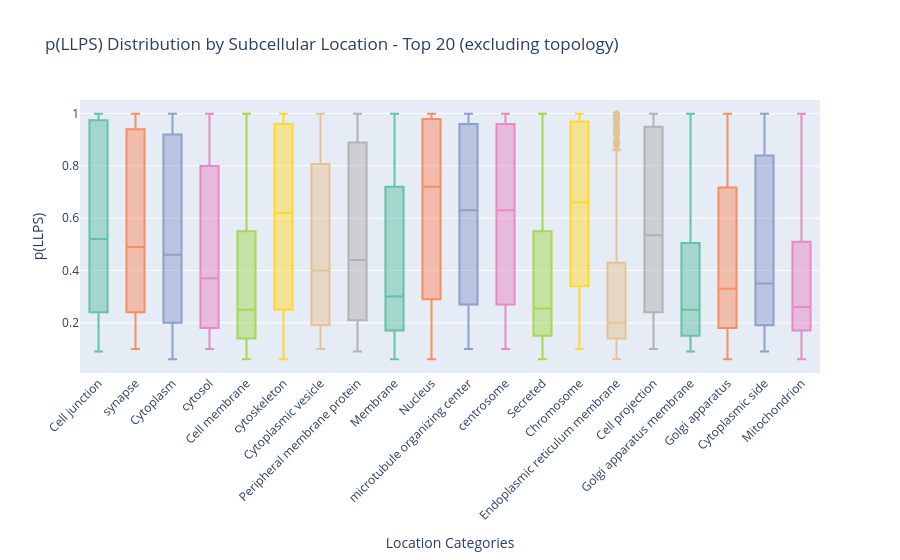

Here is the notebook cell this chart was saved with:
### Code cell
# Box plot: p(LLPS) by location - Top 20 locations by count
if 'Location Categories' in df.columns and 'p(LLPS)' in df.columns:
    print("📊 p(LLPS) Distribution by Subcellular Location (Top 20):")
    
    # Explode locations for box plot
    df_exploded = df.explode('Location Categories')
    df_exploded = df_exploded[df_exploded['Location Categories'].notna()]
    
    # Exclude membrane topology categories (Single-pass, Multi-pass, Lipid-anchor)
    exclude_pattern = 'Single-pass|Multi-pass|Lipid-anchor'
    df_exploded = df_exploded[~df_exploded['Location Categories'].astype(str).str.contains(exclude_pattern, case=False, regex=True)]
    
    # Get top 20 locations by count
    top_20_locations = df_exploded['Location Categories'].value_counts().head(20).index.tolist()
    df_exploded_top20 = df_exploded[df_exploded['Location Categories'].isin(top_20_locations)]
    
    fig = px.box(
        df_exploded_top20,
        x='Location Categories',
        y='p(LLPS)',
        title="p(LLPS) Distribution by Subcellular Location - Top 20 (excluding topology)",
        color='Location Categories',
        color_discrete_sequence=px.colors.qualitative.Set2
    )
    fig.update_layout(showlegend=False, xaxis_tickangle=-45)
    fig.show()
else:
    print("ℹ️ Required columns for box plot not available.")

### Figure 1 — Plotly figure (JSON) as saved in the notebook; plotly's stock layout.template omitted (floating-point values rounded to 4 significant figures; data arrays with more than 128 entries replaced by an {"elided": "..."} marker saying what was removed)
{"data": [{"alignmentgroup": "True", "hovertemplate": "Location Categories=%{x}<br>p(LLPS)=%{y}<extra></extra>", "legendgroup": "Cell junction", "marker": {"color": "rgb(102,194,165)"}, "name": "Cell junction", "notched": false, "offsetgroup": "Cell junction", "orientation": "v", "showlegend": true, "type": "box", "x": {"elided": "732 str values"}, "x0": " ", "xaxis": "x", "y": {"elided": "732 float values"}, "y0": " ", "yaxis": "y"}, {"alignmentgroup": "True", "hovertemplate": "Location Categories=%{x}<br>p(LLPS)=%{y}<extra></extra>", "legendgroup": "synapse", "marker": {"color": "rgb(252,141,98)"}, "name": "synapse", "notched": false, "offsetgroup": "synapse", "orientation": "v", "showlegend": true, "type": "box", "x": {"elided": "405 str values"}, "x0": " ", "xaxis": "x", "y": {"elided": "405 float values"}, "y0": " ", "yaxis": "y"}, {"alignmentgroup": "True", "hovertemplate": "Location Categories=%{x}<br>p(LLPS)=%{y}<extra></extra>", "legendgroup": "Cytoplasm", "marker": {"color": "rgb(141,160,203)"}, "name": "Cytoplasm", "notched": false, "offsetgroup": "Cytoplasm", "orientation": "v", "showlegend": true, "type": "box", "x": {"elided": "5183 str values"}, "x0": " ", "xaxis": "x", "y": {"elided": "5183 float values"}, "y0": " ", "yaxis": "y"}, {"alignmentgroup": "True", "hovertemplate": "Location Categories=%{x}<br>p(LLPS)=%{y}<extra></extra>", "legendgroup": "cytosol", "marker": {"color": "rgb(231,138,195)"}, "name": "cytosol", "notched": false, "offsetgroup": "cytosol", "orientation": "v", "showlegend": true, "type": "box", "x": {"elided": "487 str values"}, "x0": " ", "xaxis": "x", "y": {"elided": "487 float values"}, "y0": " ", "yaxis": "y"}, {"alignmentgroup": "True", "hovertemplate": "Location Categories=%{x}<br>p(LLPS)=%{y}<extra></extra>", "legendgroup": "Cell membrane", "marker": {"color": "rgb(166,216,84)"}, "name": "Cell membrane", "notched": false, "offsetgroup": "Cell membrane", "orientation": "v", "showlegend": true, "type": "box", "x": {"elided": "3429 str values"}, "x0": " ", "xaxis": "x", "y": {"elided": "3429 float values"}, "y0": " ", "yaxis": "y"}, {"alignmentgroup": "True", "hovertemplate": "Location Categories=%{x}<br>p(LLPS)=%{y}<extra></extra>", "legendgroup": "cytoskeleton", "marker": {"color": "rgb(255,217,47)"}, "name": "cytoskeleton", "notched": false, "offsetgroup": "cytoskeleton", "orientation": "v", "showlegend": true, "type": "box", "x": {"elided": "1253 str values"}, "x0": " ", "xaxis": "x", "y": {"elided": "1253 float values"}, "y0": " ", "yaxis": "y"}, {"alignmentgroup": "True", "hovertemplate": "Location Categories=%{x}<br>p(LLPS)=%{y}<extra></extra>", "legendgroup": "Cytoplasmic vesicle", "marker": {"color": "rgb(229,196,148)"}, "name": "Cytoplasmic vesicle", "notched": false, "offsetgroup": "Cytoplasmic vesicle", "orientation": "v", "showlegend": true, "type": "box", "x": {"elided": "475 str values"}, "x0": " ", "xaxis": "x", "y": {"elided": "475 float values"}, "y0": " ", "yaxis": "y"}, {"alignmentgroup": "True", "hovertemplate": "Location Categories=%{x}<br>p(LLPS)=%{y}<extra></extra>", "legendgroup": "Peripheral membrane protein", "marker": {"color": "rgb(179,179,179)"}, "name": "Peripheral membrane protein", "notched": false, "offsetgroup": "Peripheral membrane protein", "orientation": "v", "showlegend": true, "type": "box", "x": {"elided": "983 str values"}, "x0": " ", "xaxis": "x", "y": {"elided": "983 float values"}, "y0": " ", "yaxis": "y"}, {"alignmentgroup": "True", "hovertemplate": "Location Categories=%{x}<br>p(LLPS)=%{y}<extra></extra>", "legendgroup": "Membrane", "marker": {"color": "rgb(102,194,165)"}, "name": "Membrane", "notched": false, "offsetgroup": "Membrane", "orientation": "v", "showlegend": true, "type": "box", "x": {"elided": "2038 str values"}, "x0": " ", "xaxis": "x", "y": {"elided": "2038 float values"}, "y0": " ", "yaxis": "y"}, {"alignmentgroup": "True", "hovertemplate": "Location Categories=%{x}<br>p(LLPS)=%{y}<extra></extra>", "legendgroup": "Nucleus", "marker": {"color": "rgb(252,141,98)"}, "name": "Nucleus", "notched": false, "offsetgroup": "Nucleus", "orientation": "v", "showlegend": true, "type": "box", "x": {"elided": "5137 str values"}, "x0": " ", "xaxis": "x", "y": {"elided": "5137 float values"}, "y0": " ", "yaxis": "y"}, {"alignmentgroup": "True", "hovertemplate": "Location Categories=%{x}<br>p(LLPS)=%{y}<extra></extra>", "legendgroup": "microtubule organizing center", "marker": {"color": "rgb(141,160,203)"}, "name": "microtubule organizing center", "notched": false, "offsetgroup": "microtubule organizing center", "orientation": "v", "showlegend": true, "type": "box", "x": {"elided": "433 str values"}, "x0": " ", "xaxis": "x", "y": {"elided": "433 float values"}, "y0": " ", "yaxis": "y"}, {"alignmentgroup": "True", "hovertemplate": "Location Categories=%{x}<br>p(LLPS)=%{y}<extra></extra>", "legendgroup": "centrosome", "marker": {"color": "rgb(231,138,195)"}, "name": "centrosome", "notched": false, "offsetgroup": "centrosome", "orientation": "v", "showlegend": true, "type": "box", "x": {"elided": "425 str values"}, "x0": " ", "xaxis": "x", "y": {"elided": "425 float values"}, "y0": " ", "yaxis": "y"}, {"alignmentgroup": "True", "hovertemplate": "Location Categories=%{x}<br>p(LLPS)=%{y}<extra></extra>", "legendgroup": "Secreted", "marker": {"color": "rgb(166,216,84)"}, "name": "Secreted", "notched": false, "offsetgroup": "Secreted", "orientation": "v", "showlegend": true, "type": "box", "x": {"elided": "2002 str values"}, "x0": " ", "xaxis": "x", "y": {"elided": "2002 float values"}, "y0": " ", "yaxis": "y"}, {"alignmentgroup": "True", "hovertemplate": "Location Categories=%{x}<br>p(LLPS)=%{y}<extra></extra>", "legendgroup": "Chromosome", "marker": {"color": "rgb(255,217,47)"}, "name": "Chromosome", "notched": false, "offsetgroup": "Chromosome", "orientation": "v", "showlegend": true, "type": "box", "x": {"elided": "446 str values"}, "x0": " ", "xaxis": "x", "y": {"elided": "446 float values"}, "y0": " ", "yaxis": "y"}, {"alignmentgroup": "True", "hovertemplate": "Location Categories=%{x}<br>p(LLPS)=%{y}<extra></extra>", "legendgroup": "Endoplasmic reticulum membrane", "marker": {"color": "rgb(229,196,148)"}, "name": "Endoplasmic reticulum membrane", "notched": false, "offsetgroup": "Endoplasmic reticulum membrane", "orientation": "v", "showlegend": true, "type": "box", "x": {"elided": "809 str values"}, "x0": " ", "xaxis": "x", "y": {"elided": "809 float values"}, "y0": " ", "yaxis": "y"}, {"alignmentgroup": "True", "hovertemplate": "Location Categories=%{x}<br>p(LLPS)=%{y}<extra></extra>", "legendgroup": "Cell projection", "marker": {"color": "rgb(179,179,179)"}, "name": "Cell projection", "notched": false, "offsetgroup": "Cell projection", "orientation": "v", "showlegend": true, "type": "box", "x": {"elided": "880 str values"}, "x0": " ", "xaxis": "x", "y": {"elided": "880 float values"}, "y0": " ", "yaxis": "y"}, {"alignmentgroup": "True", "hovertemplate": "Location Categories=%{x}<br>p(LLPS)=%{y}<extra></extra>", "legendgroup": "Golgi apparatus membrane", "marker": {"color": "rgb(102,194,165)"}, "name": "Golgi apparatus membrane", "notched": false, "offsetgroup": "Golgi apparatus membrane", "orientation": "v", "showlegend": true, "type": "box", "x": {"elided": "407 str values"}, "x0": " ", "xaxis": "x", "y": {"elided": "407 float values"}, "y0": " ", "yaxis": "y"}, {"alignmentgroup": "True", "hovertemplate": "Location Categories=%{x}<br>p(LLPS)=%{y}<extra></extra>", "legendgroup": "Golgi apparatus", "marker": {"color": "rgb(252,141,98)"}, "name": "Golgi apparatus", "notched": false, "offsetgroup": "Golgi apparatus", "orientation": "v", "showlegend": true, "type": "box", "x": {"elided": "499 str values"}, "x0": " ", "xaxis": "x", "y": {"elided": "499 float values"}, "y0": " ", "yaxis": "y"}, {"alignmentgroup": "True", "hovertemplate": "Location Categories=%{x}<br>p(LLPS)=%{y}<extra></extra>", "legendgroup": "Cytoplasmic side", "marker": {"color": "rgb(141,160,203)"}, "name": "Cytoplasmic side", "notched": false, "offsetgroup": "Cytoplasmic side", "orientation": "v", "showlegend": true, "type": "box", "x": {"elided": "470 str values"}, "x0": " ", "xaxis": "x", "y": {"elided": "470 float values"}, "y0": " ", "yaxis": "y"}, {"alignmentgroup": "True", "hovertemplate": "Location Categories=%{x}<br>p(LLPS)=%{y}<extra></extra>", "legendgroup": "Mitochondrion", "marker": {"color": "rgb(231,138,195)"}, "name": "Mitochondrion", "notched": false, "offsetgroup": "Mitochondrion", "orientation": "v", "showlegend": true, "type": "box", "x": {"elided": "565 str values"}, "x0": " ", "xaxis": "x", "y": {"elided": "565 float values"}, "y0": " ", "yaxis": "y"}], "layout": {"boxmode": "overlay", "legend": {"title": {"text": "Location Categories"}, "tracegroupgap": 0}, "showlegend": false, "title": {"text": "p(LLPS) Distribution by Subcellular Location - Top 20 (excluding topology)"}, "xaxis": {"anchor": "y", "categoryarray": ["Cell junction", "synapse", "Cytoplasm", "cytosol", "Cell membrane", "cytoskeleton", "Cytoplasmic vesicle", "Peripheral membrane protein", "Membrane", "Nucleus", "microtubule organizing center", "centrosome", "Secreted", "Chromosome", "Endoplasmic reticulum membrane", "Cell projection", "Golgi apparatus membrane", "Golgi apparatus", "Cytoplasmic side", "Mitochondrion"], "categoryorder": "array", "domain": [0, 1], "tickangle": -45, "title": {"text": "Location Categories"}}, "yaxis": {"anchor": "x", "domain": [0, 1], "title": {"text": "p(LLPS)"}}}}
